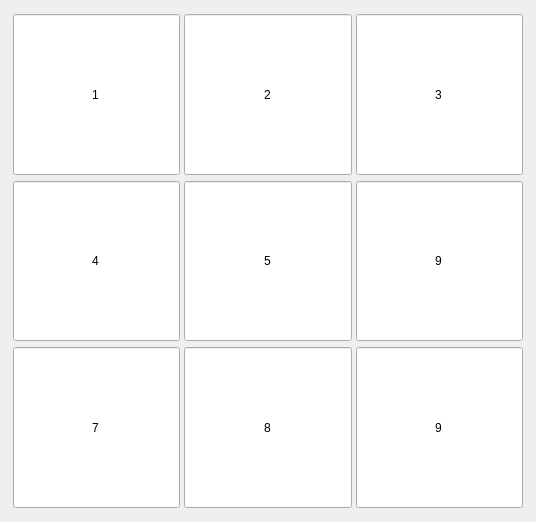
<?xml version="1.0" encoding="UTF-8"?>
<ui version="4.0">
 <class>SubGrid</class>
 <widget class="QWidget" name="SubGrid">
  <property name="geometry">
   <rect>
    <x>0</x>
    <y>0</y>
    <width>536</width>
    <height>522</height>
   </rect>
  </property>
  <property name="sizeIncrement">
   <size>
    <width>0</width>
    <height>0</height>
   </size>
  </property>
  <property name="windowTitle">
   <string>Form</string>
  </property>
  <property name="styleSheet">
   <string notr="true">/* Common style */
* { font: 75 10pt &quot;Miriam Transparent&quot;; }

/* QSpinBoxes style */
QSpinBox {
	margin : 2px;
	/*border : 10px;*/
	padding : 10px;
}</string>
  </property>
  <layout class="QGridLayout" name="gridLayout_2">
   <item row="0" column="0">
    <layout class="QGridLayout" name="gridLayout">
     <property name="sizeConstraint">
      <enum>QLayout::SetDefaultConstraint</enum>
     </property>
     <property name="spacing">
      <number>0</number>
     </property>
     <item row="0" column="1">
      <widget class="QSpinBox" name="square_A2">
       <property name="sizePolicy">
        <sizepolicy hsizetype="Expanding" vsizetype="Expanding">
         <horstretch>0</horstretch>
         <verstretch>0</verstretch>
        </sizepolicy>
       </property>
       <property name="alignment">
        <set>Qt::AlignCenter</set>
       </property>
       <property name="buttonSymbols">
        <enum>QAbstractSpinBox::NoButtons</enum>
       </property>
       <property name="minimum">
        <number>0</number>
       </property>
       <property name="maximum">
        <number>9</number>
       </property>
       <property name="value">
        <number>2</number>
       </property>
      </widget>
     </item>
     <item row="2" column="0">
      <widget class="QSpinBox" name="square_C1">
       <property name="sizePolicy">
        <sizepolicy hsizetype="Expanding" vsizetype="Expanding">
         <horstretch>0</horstretch>
         <verstretch>0</verstretch>
        </sizepolicy>
       </property>
       <property name="alignment">
        <set>Qt::AlignCenter</set>
       </property>
       <property name="buttonSymbols">
        <enum>QAbstractSpinBox::NoButtons</enum>
       </property>
       <property name="minimum">
        <number>0</number>
       </property>
       <property name="maximum">
        <number>9</number>
       </property>
       <property name="value">
        <number>7</number>
       </property>
      </widget>
     </item>
     <item row="2" column="1">
      <widget class="QSpinBox" name="square_C2">
       <property name="sizePolicy">
        <sizepolicy hsizetype="Expanding" vsizetype="Expanding">
         <horstretch>0</horstretch>
         <verstretch>0</verstretch>
        </sizepolicy>
       </property>
       <property name="alignment">
        <set>Qt::AlignCenter</set>
       </property>
       <property name="buttonSymbols">
        <enum>QAbstractSpinBox::NoButtons</enum>
       </property>
       <property name="minimum">
        <number>0</number>
       </property>
       <property name="maximum">
        <number>9</number>
       </property>
       <property name="value">
        <number>8</number>
       </property>
      </widget>
     </item>
     <item row="2" column="2">
      <widget class="QSpinBox" name="square_C3">
       <property name="sizePolicy">
        <sizepolicy hsizetype="Expanding" vsizetype="Expanding">
         <horstretch>0</horstretch>
         <verstretch>0</verstretch>
        </sizepolicy>
       </property>
       <property name="alignment">
        <set>Qt::AlignCenter</set>
       </property>
       <property name="buttonSymbols">
        <enum>QAbstractSpinBox::NoButtons</enum>
       </property>
       <property name="specialValueText">
        <string/>
       </property>
       <property name="minimum">
        <number>0</number>
       </property>
       <property name="maximum">
        <number>9</number>
       </property>
       <property name="value">
        <number>9</number>
       </property>
      </widget>
     </item>
     <item row="1" column="2">
      <widget class="QSpinBox" name="square_B3">
       <property name="sizePolicy">
        <sizepolicy hsizetype="Expanding" vsizetype="Expanding">
         <horstretch>0</horstretch>
         <verstretch>0</verstretch>
        </sizepolicy>
       </property>
       <property name="alignment">
        <set>Qt::AlignCenter</set>
       </property>
       <property name="buttonSymbols">
        <enum>QAbstractSpinBox::NoButtons</enum>
       </property>
       <property name="minimum">
        <number>0</number>
       </property>
       <property name="maximum">
        <number>9</number>
       </property>
       <property name="value">
        <number>9</number>
       </property>
      </widget>
     </item>
     <item row="0" column="0">
      <widget class="QSpinBox" name="square_A1">
       <property name="sizePolicy">
        <sizepolicy hsizetype="Expanding" vsizetype="Expanding">
         <horstretch>0</horstretch>
         <verstretch>0</verstretch>
        </sizepolicy>
       </property>
       <property name="alignment">
        <set>Qt::AlignCenter</set>
       </property>
       <property name="buttonSymbols">
        <enum>QAbstractSpinBox::NoButtons</enum>
       </property>
       <property name="minimum">
        <number>0</number>
       </property>
       <property name="maximum">
        <number>9</number>
       </property>
       <property name="value">
        <number>1</number>
       </property>
      </widget>
     </item>
     <item row="1" column="1">
      <widget class="QSpinBox" name="square_B2">
       <property name="sizePolicy">
        <sizepolicy hsizetype="Expanding" vsizetype="Expanding">
         <horstretch>0</horstretch>
         <verstretch>0</verstretch>
        </sizepolicy>
       </property>
       <property name="alignment">
        <set>Qt::AlignCenter</set>
       </property>
       <property name="buttonSymbols">
        <enum>QAbstractSpinBox::NoButtons</enum>
       </property>
       <property name="minimum">
        <number>0</number>
       </property>
       <property name="maximum">
        <number>9</number>
       </property>
       <property name="value">
        <number>5</number>
       </property>
      </widget>
     </item>
     <item row="1" column="0">
      <widget class="QSpinBox" name="square_B1">
       <property name="sizePolicy">
        <sizepolicy hsizetype="Expanding" vsizetype="Expanding">
         <horstretch>0</horstretch>
         <verstretch>0</verstretch>
        </sizepolicy>
       </property>
       <property name="alignment">
        <set>Qt::AlignCenter</set>
       </property>
       <property name="buttonSymbols">
        <enum>QAbstractSpinBox::NoButtons</enum>
       </property>
       <property name="minimum">
        <number>0</number>
       </property>
       <property name="maximum">
        <number>9</number>
       </property>
       <property name="value">
        <number>4</number>
       </property>
      </widget>
     </item>
     <item row="0" column="2">
      <widget class="QSpinBox" name="square_A3">
       <property name="sizePolicy">
        <sizepolicy hsizetype="Expanding" vsizetype="Expanding">
         <horstretch>0</horstretch>
         <verstretch>0</verstretch>
        </sizepolicy>
       </property>
       <property name="sizeIncrement">
        <size>
         <width>0</width>
         <height>0</height>
        </size>
       </property>
       <property name="layoutDirection">
        <enum>Qt::LeftToRight</enum>
       </property>
       <property name="autoFillBackground">
        <bool>false</bool>
       </property>
       <property name="alignment">
        <set>Qt::AlignCenter</set>
       </property>
       <property name="buttonSymbols">
        <enum>QAbstractSpinBox::NoButtons</enum>
       </property>
       <property name="minimum">
        <number>0</number>
       </property>
       <property name="maximum">
        <number>9</number>
       </property>
       <property name="value">
        <number>3</number>
       </property>
      </widget>
     </item>
    </layout>
   </item>
  </layout>
 </widget>
 <resources/>
 <connections/>
</ui>
